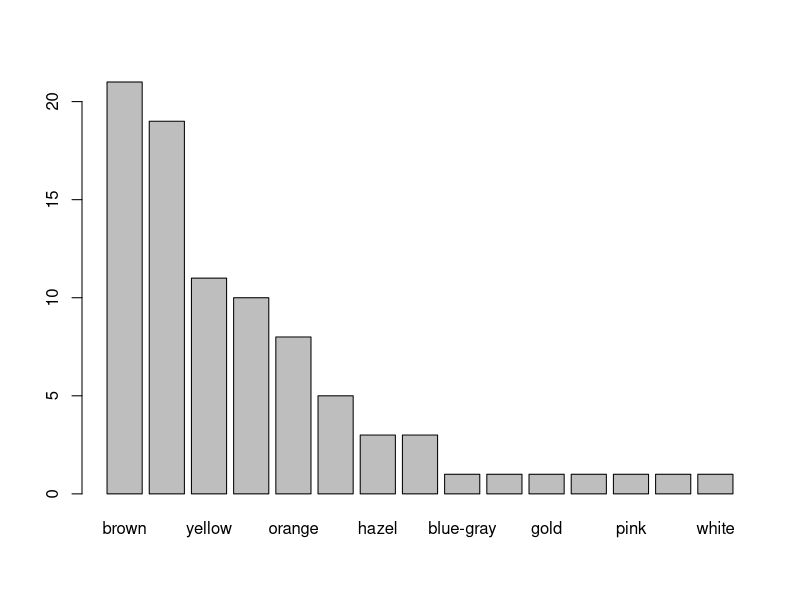
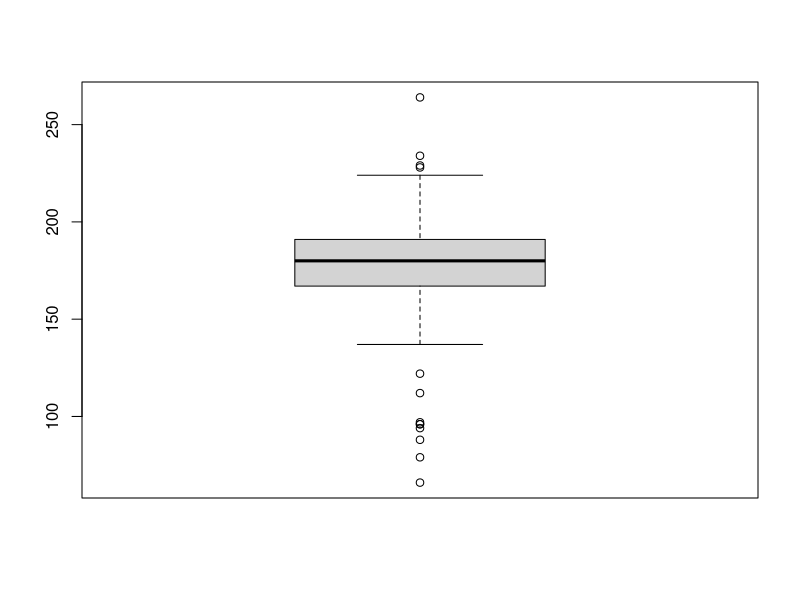
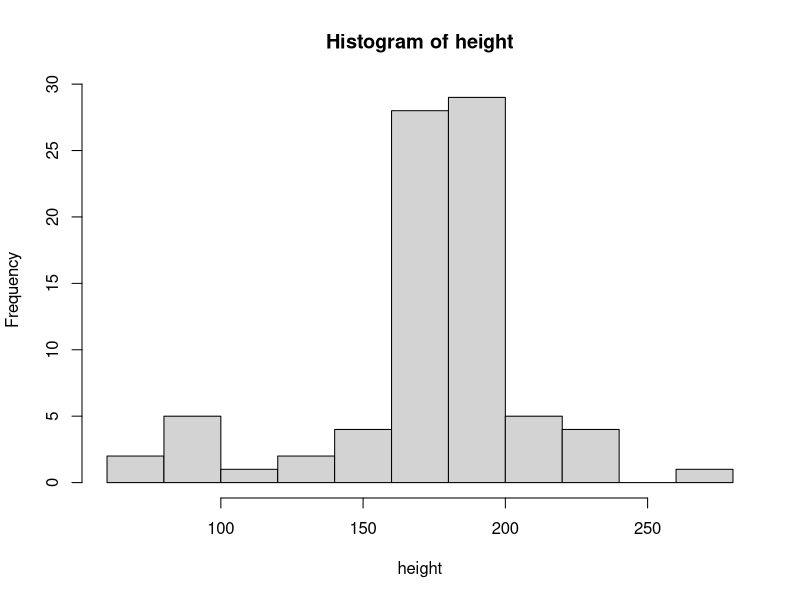

Write R code to recreate these figures, in order.
## ---- chunk 1
library(tidyverse)
data()
## ---- chunk 2
?starwars
## ---- chunk 3
dim(starwars)
## ---- chunk 4
str(starwars)  # structure
## ---- chunk 5
glimpse(starwars)
## ---- chunk 6
View(starwars)
## ---- chunk 7
head(starwars)
## ---- chunk 8
tail(starwars)
## ---- chunk 9
attach(starwars)
names(starwars) # names of variables
## ---- chunk 10
length(starwars)
## ---- chunk 11
class(hair_color)
## ---- chunk 12
unique(hair_color)
## ---- chunk 13
table(hair_color)
## ---- chunk 14
sort(table(hair_color), decreasing=TRUE)
## ---- chunk 15
View(sort(table(hair_color), decreasing=TRUE))
## ---- chunk 16
barplot(sort(table(eye_color), decreasing=TRUE))
## ---- chunk 17
starwars %>%
  select(hair_color) %>%
  count(hair_color) %>%
  arrange(desc(n)) %>%
  View()
## ---- chunk 18
starwars[is.na(hair_color), ]
## ---- chunk 19
View(starwars[is.na(hair_color), ])
## ---- chunk 20
class(height)
## ---- chunk 21
length(height)
## ---- chunk 22
summary(height)
## ---- chunk 23
boxplot(height)
## ---- chunk 24
hist(height)
## ---- chunk 25

## ---- chunk 26

## ---- chunk 27

## ---- chunk 28

